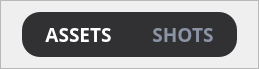
                        <widget class="QFrame" name="frame_projectM_type">
                         <property name="maximumSize">
                          <size>
                           <width>16777215</width>
                           <height>55</height>
                          </size>
                         </property>
                         <property name="frameShape">
                          <enum>QFrame::StyledPanel</enum>
                         </property>
                         <property name="frameShadow">
                          <enum>QFrame::Raised</enum>
                         </property>
                         <layout class="QHBoxLayout" name="horizontalLayout_9">
                          <item>
                           <spacer name="hs_5">
                            <property name="orientation">
                             <enum>Qt::Horizontal</enum>
                            </property>
                            <property name="sizeHint" stdset="0">
                             <size>
                              <width>10</width>
                              <height>20</height>
                             </size>
                            </property>
                           </spacer>
                          </item>
                          <item>
                           <widget class="QFrame" name="frame_projectM_type_btn">
                            <property name="styleSheet">
                             <string notr="true">QFrame{
	background-color:#313134;
	border-radius:18px;
}</string>
                            </property>
                            <property name="frameShape">
                             <enum>QFrame::NoFrame</enum>
                            </property>
                            <property name="frameShadow">
                             <enum>QFrame::Raised</enum>
                            </property>
                            <layout class="QHBoxLayout" name="horizontalLayout_10">
                             <property name="spacing">
                              <number>40</number>
                             </property>
                             <property name="leftMargin">
                              <number>23</number>
                             </property>
                             <property name="rightMargin">
                              <number>23</number>
                             </property>
                             <item>
                              <widget class="QPushButton" name="btn_assets">
                               <property name="font">
                                <font>
                                 <family>Quicksand</family>
                                 <pointsize>14</pointsize>
                                 <weight>75</weight>
                                 <bold>true</bold>
                                </font>
                               </property>
                               <property name="styleSheet">
                                <string notr="true">QPushButton{
	color:#8B94A4;
	background-color:transparent;
	border:none
}
QPushButton:checked{
	color:#FFF;
}</string>
                               </property>
                               <property name="text">
                                <string>ASSETS</string>
                               </property>
                               <property name="checkable">
                                <bool>true</bool>
                               </property>
                               <property name="checked">
                                <bool>true</bool>
                               </property>
                              </widget>
                             </item>
                             <item>
                              <widget class="QPushButton" name="btn_shots">
                               <property name="font">
                                <font>
                                 <family>Quicksand</family>
                                 <pointsize>14</pointsize>
                                 <weight>75</weight>
                                 <bold>true</bold>
                                </font>
                               </property>
                               <property name="styleSheet">
                                <string notr="true">QPushButton{
	color:#8B94A4;
	background-color:transparent;
	border:none
}
QPushButton:checked{
	color:#FFF;
}</string>
                               </property>
                               <property name="text">
                                <string>SHOTS</string>
                               </property>
                               <property name="checkable">
                                <bool>true</bool>
                               </property>
                              </widget>
                             </item>
                            </layout>
                           </widget>
                          </item>
                          <item>
                           <spacer name="hs_6">
                            <property name="orientation">
                             <enum>Qt::Horizontal</enum>
                            </property>
                            <property name="sizeHint" stdset="0">
                             <size>
                              <width>10</width>
                              <height>20</height>
                             </size>
                            </property>
                           </spacer>
                          </item>
                         </layout>
                        </widget>
